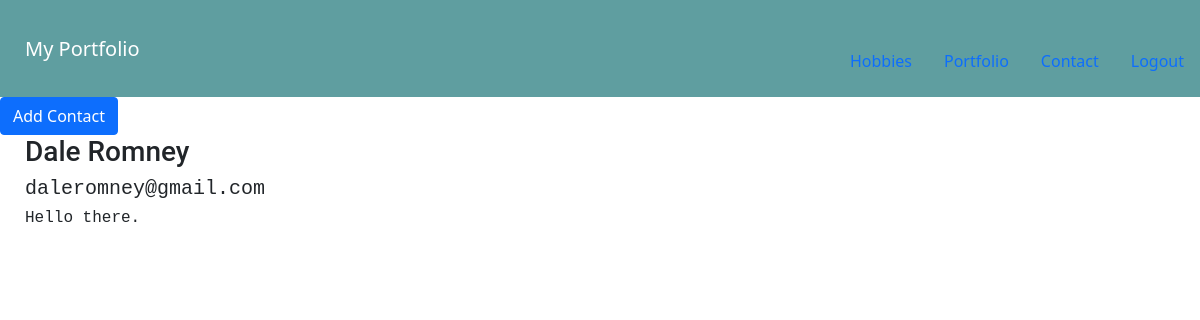
The page /PortfolioDatabase/contact/ (signed in) on the database its author committed.
### PortfolioDatabase/models.py (models this page shows, shortened)
class Contact(models.Model):
    c_name = models.CharField(max_length=200)
    c_email = models.CharField(max_length=200)
    c_message = models.CharField(max_length=500, default="Personal Message goes here.")

### PortfolioDatabase/views.py (the view)
# urls.py: path('contact/', views.contact, name="contact"),
def contact(request):
    c_name = Contact.objects.all()
    context = {
        'c_name': c_name,
    }
    return render(request, 'PortfolioDatabase/contact.html', context)

### PortfolioDatabase/templates/PortfolioDatabase/contact.html (shortened to what this page needs)
{% extends 'PortfolioDatabase/base.html' %}
{% block body %}
    {% if user.is_authenticated %}
        <a href="{% url 'PortfolioDatabase:create_contact' %}" class="btn btn-primary">Add Contact</a>
    {% endif %}
    {%  for item in c_name %}
        <div class="row">
            <div class="col-md-4">
                <h3>{{ item.c_name }}</h3>
                <h5>{{ item.c_email }}</h5>
                <h6>{{ item.c_message }}</h6>
            </div>
        </div>
    {% endfor %}
{% endblock %}

### PortfolioDatabase/static/PortfolioDatabase/style.css (style rules this page uses)
div { margin-left: 25px; margin-top: 25px; }
h3 { font-family: "Roboto", "Lucida Grande", "DejaVu Sans", "Bitstream Vera Sans", Verdana, Arial, sans-serif; }
h5 { font-family: "Bitstream Vera Sans Mono", Monaco, "Courier New", Courier, monospace; }
h6 { font-family: "Bitstream Vera Sans Mono", Monaco, "Courier New", Courier, monospace; }

### rows shown on the page
Contact: c_name "Dale Romney", c_email "daleromney@gmail.com", c_message "Hello there."
